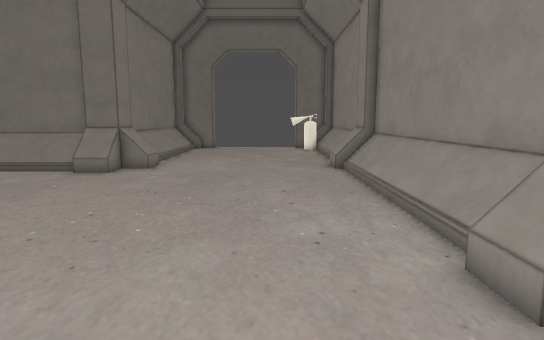
view 1 (above)

15 first-person views from a walk through a 3-D level made in the Godot game engine. The camera is 1.2 m above the floor, tilts 8° down and sees 75° across. The floor is counted in squares, 0.5 m on a side. Each view is taken from the middle of a square. On the plan, view 1 faces up. The plan holds only what a view shows up to about 20 squares ahead; the rest is blank. Some surface patterns are stand-ins.

view 2
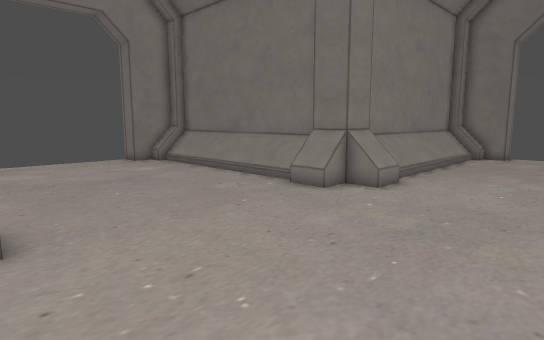

view 3
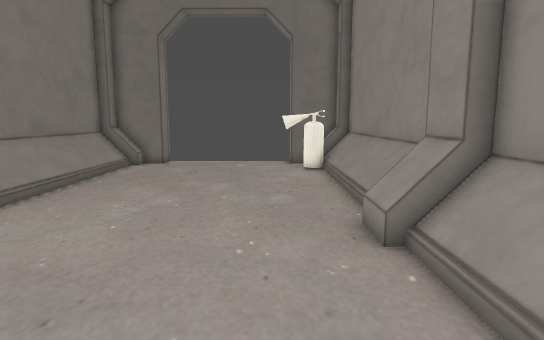

view 4
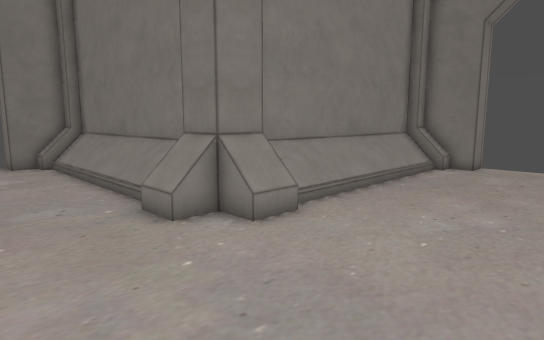

view 5
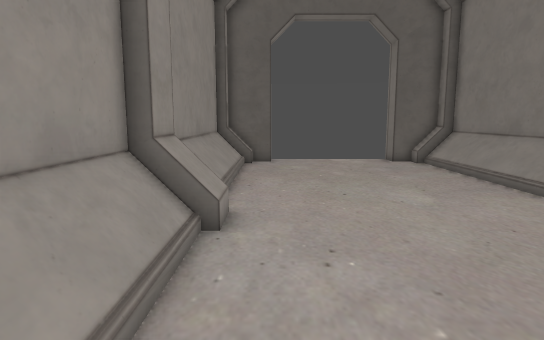

view 6
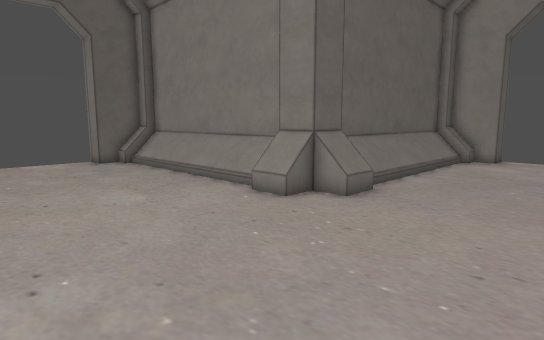

view 7
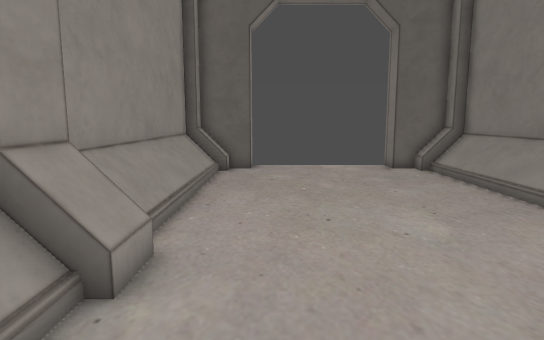

view 8
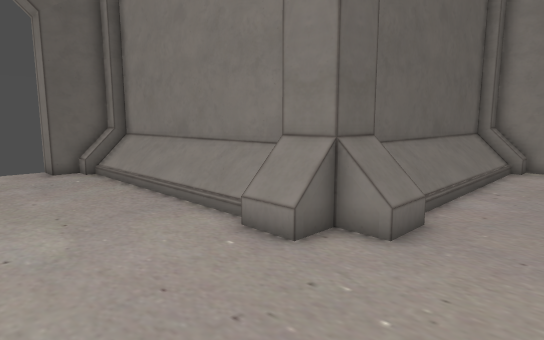

view 9
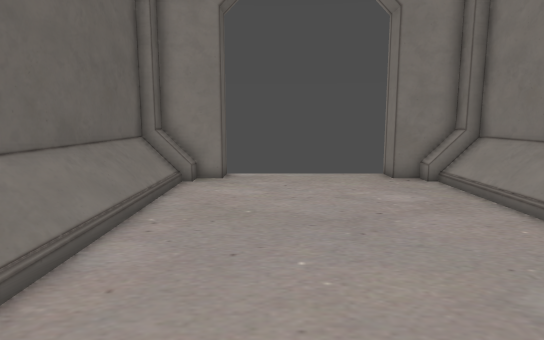

view 10
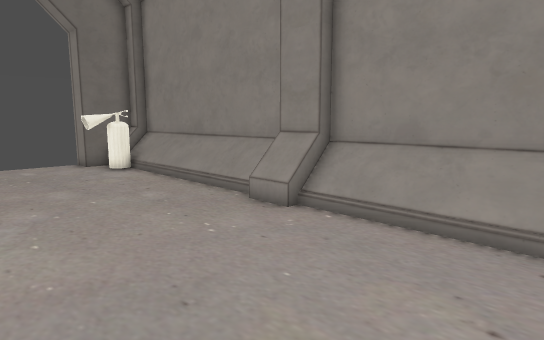

view 11
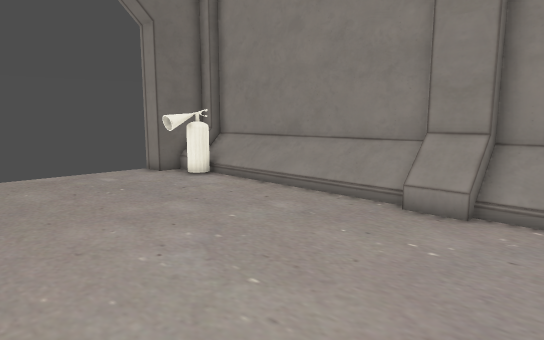

view 12
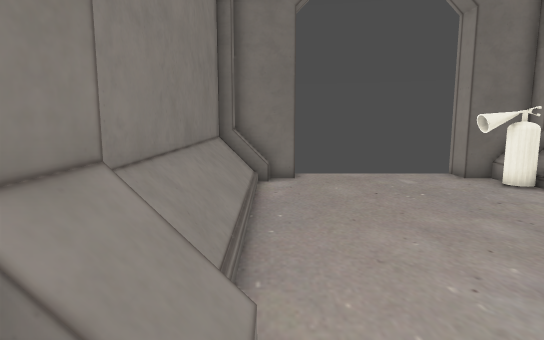

view 13
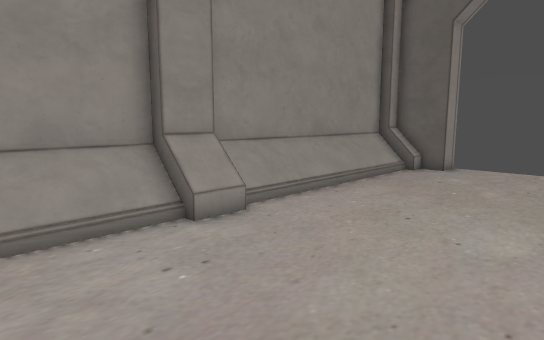

view 14
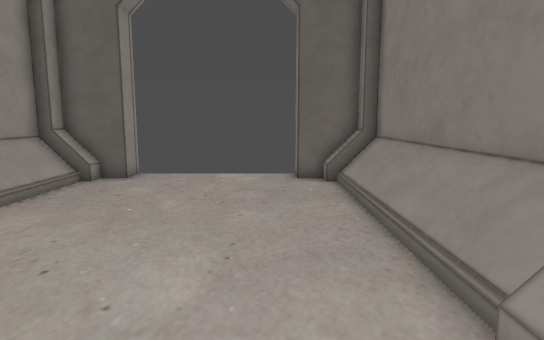

view 15
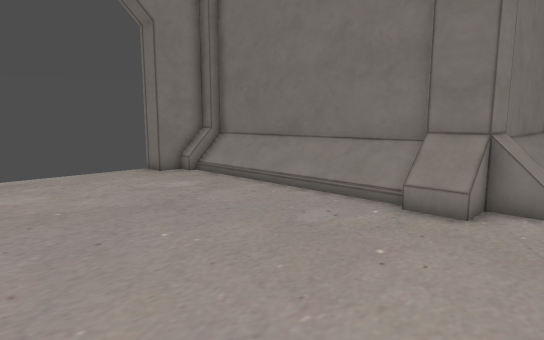

### Floor plan
Key: @ floor where view 1 was taken; # wall or solid block; . main floor; : floor 0.75 m higher than the main floor; / step, stairs or slope; = window, fence, low wall or low ledge; E fire extinguisher; O other object.
Columns run from 22 left of view 1 to 5 right of it. Each row starts with its distance up from view 1.
 32                  #      #
 31                 ##......####
 30               ###....... #=#
 29               #/........EEE#
 28               #/.........EO#
 27               #/..........O#
 26               #/..........O#
 25               #/..........O#
 24               #/..........O#
 23               #/..........O#
 22               #/..........O#
 21               #/..........O#
 20               #/..........O#
 19               #/.........#=#
 18   #############:.........#=#
 17   #OOOOOOOOOO= .........../#
 16  ##......................./#
 15 ##......................../#
 14  ........................./#
 13  ........................./#
 12  ........................./#
 11  ........................./#
 10  ........................./#
  9  ........................./#
  8 ##......................../#
  7  ##......................./#
  6   #OOOOOOOOOO=  ......... /#
  5   #############=........./=#
  4               # ........./=#
  3               #O..........O#
  2               #O..........O#
  1               #O..........O#
  0               #O......@...O#
 -1               #O..........O#
 -2               #O..........O#
 -3               #O..........O#
 -4               #O..........O#
 -5               #O..........O#
 -6               #O..........O#
 -7               ###........#=#
 -8                 ##......####
 -9                  #      #

Where each view was taken, in squares from view 1:
view 1: 0 up, 0 right, facing up
view 2: 6 up, 0 right, facing up-left
view 3: 11 up, 1 right, facing up
view 4: 12 up, 0 right, facing up-left
view 5: 13 up, 2 right, facing down
view 6: 13 up, 2 right, facing down-left
view 7: 10 up, 1 right, facing down
view 8: 10 up, 1 left, facing down-left
view 9: 10 up, 6 left, facing left
view 10: 11 up, 4 left, facing up-right
view 11: 15 up, 6 left, facing up-right
view 12: 16 up, 6 left, facing up
view 13: 10 up, 4 left, facing down-right
view 14: 7 up, 4 left, facing down
view 15: 7 up, 5 left, facing up-left
